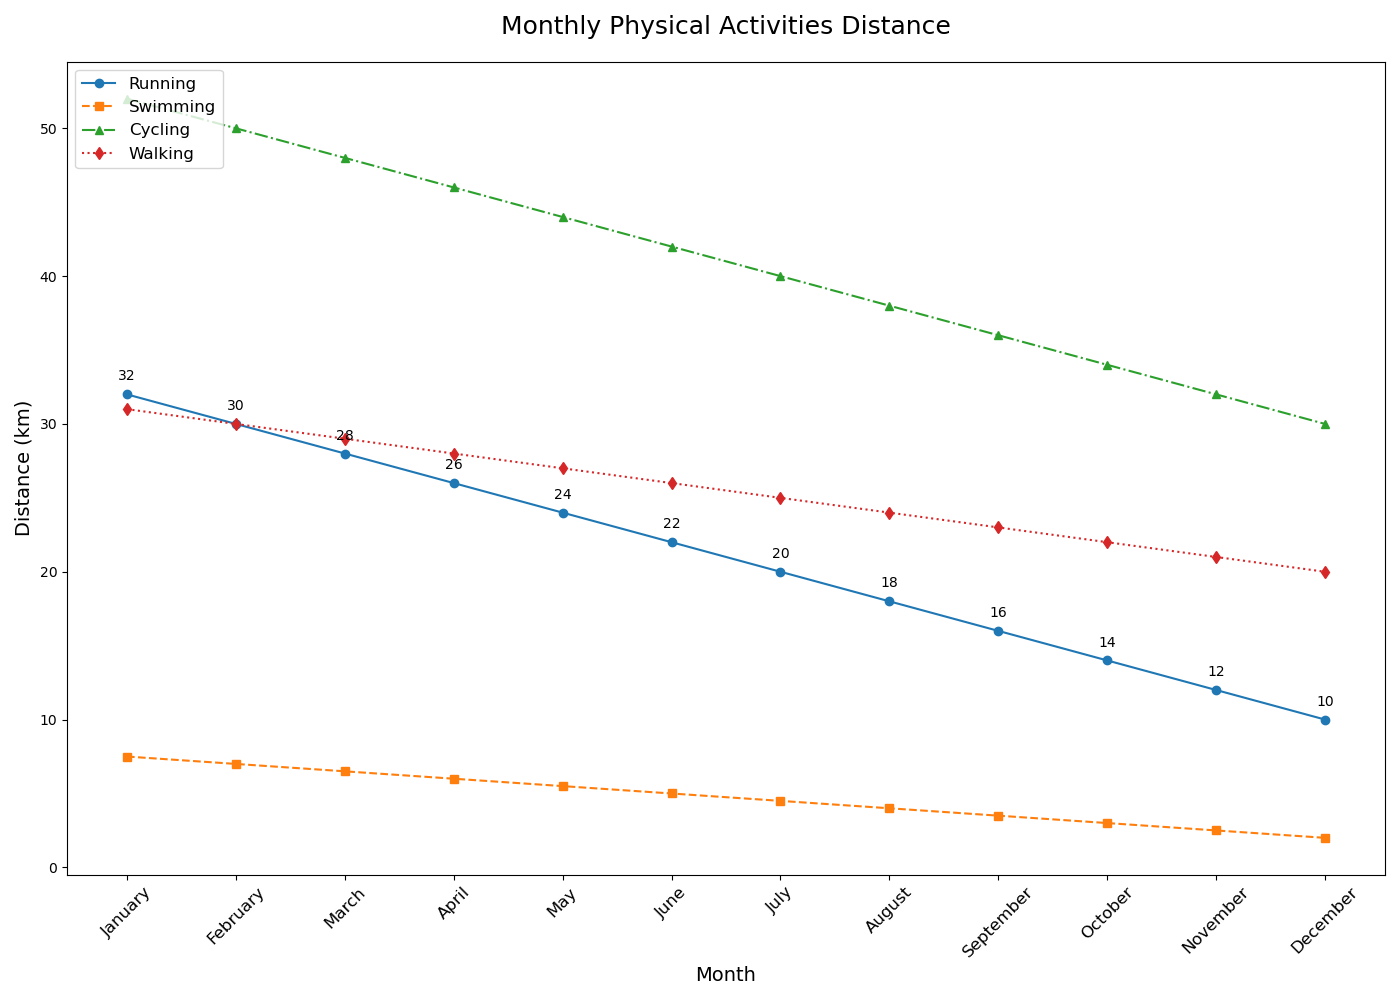

Generate this figure with Python:

import matplotlib.pyplot as plt

# Data provided in the question
chart_data = [
    {'Month': 'January', 'Running (km)': 32, 'Swimming (km)': 7.5, 'Cycling (km)': 52, 'Walking (km)': 31},
    {'Month': 'February', 'Running (km)': 30, 'Swimming (km)': 7, 'Cycling (km)': 50, 'Walking (km)': 30},
    {'Month': 'March', 'Running (km)': 28, 'Swimming (km)': 6.5, 'Cycling (km)': 48, 'Walking (km)': 29},
    {'Month': 'April', 'Running (km)': 26, 'Swimming (km)': 6, 'Cycling (km)': 46, 'Walking (km)': 28},
    {'Month': 'May', 'Running (km)': 24, 'Swimming (km)': 5.5, 'Cycling (km)': 44, 'Walking (km)': 27},
    {'Month': 'June', 'Running (km)': 22, 'Swimming (km)': 5, 'Cycling (km)': 42, 'Walking (km)': 26},
    {'Month': 'July', 'Running (km)': 20, 'Swimming (km)': 4.5, 'Cycling (km)': 40, 'Walking (km)': 25},
    {'Month': 'August', 'Running (km)': 18, 'Swimming (km)': 4, 'Cycling (km)': 38, 'Walking (km)': 24},
    {'Month': 'September', 'Running (km)': 16, 'Swimming (km)': 3.5, 'Cycling (km)': 36, 'Walking (km)': 23},
    {'Month': 'October', 'Running (km)': 14, 'Swimming (km)': 3, 'Cycling (km)': 34, 'Walking (km)': 22},
    {'Month': 'November', 'Running (km)': 12, 'Swimming (km)': 2.5, 'Cycling (km)': 32, 'Walking (km)': 21},
    {'Month': 'December', 'Running (km)': 10, 'Swimming (km)': 2, 'Cycling (km)': 30, 'Walking (km)': 20}
]

# Extracting the data for plotting
months = [entry['Month'] for entry in chart_data]
running_km = [entry['Running (km)'] for entry in chart_data]
swimming_km = [entry['Swimming (km)'] for entry in chart_data]
cycling_km = [entry['Cycling (km)'] for entry in chart_data]
walking_km = [entry['Walking (km)'] for entry in chart_data]

# Plotting the data
plt.figure(figsize=(14, 10))

plt.plot(months, running_km, label='Running', marker='o', linestyle='-', color='#1f77b4')
plt.plot(months, swimming_km, label='Swimming', marker='s', linestyle='--', color='#ff7f0e')
plt.plot(months, cycling_km, label='Cycling', marker='^', linestyle='-.', color='#2ca02c')
plt.plot(months, walking_km, label='Walking', marker='d', linestyle=':', color='#d62728')

# Adding the title and labels
plt.title('Monthly Physical Activities Distance', fontsize=18, pad=20)
plt.xlabel('Month', fontsize=14)
plt.ylabel('Distance (km)', fontsize=14)
plt.xticks(rotation=45, fontsize=12)  # Rotate the x-axis labels for better readability

# Adding annotations
for i, txt in enumerate(running_km):
    plt.annotate(txt, (months[i], running_km[i]), textcoords="offset points", xytext=(0,10), ha='center')

# Adding a legend
plt.legend(loc='upper left', fontsize=12)

# Adjust layout to prevent clipping and show the plot
plt.tight_layout()
plt.show()
